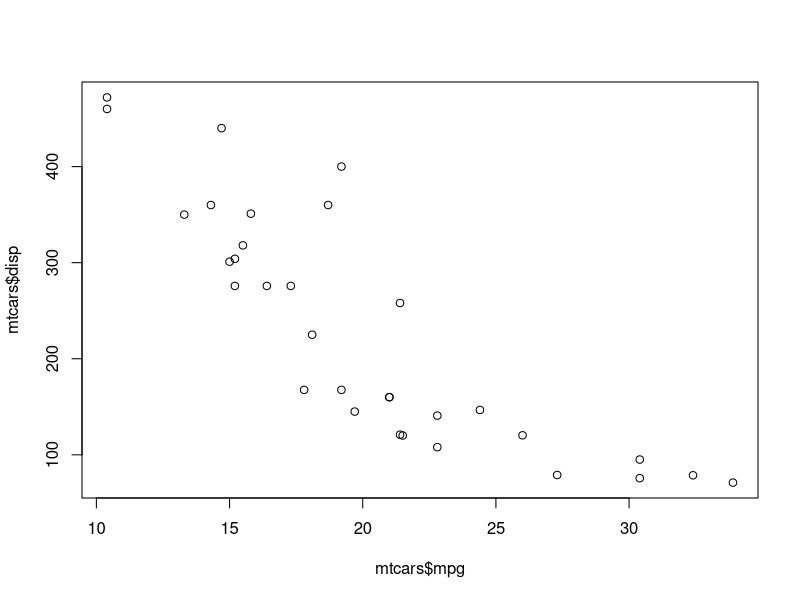
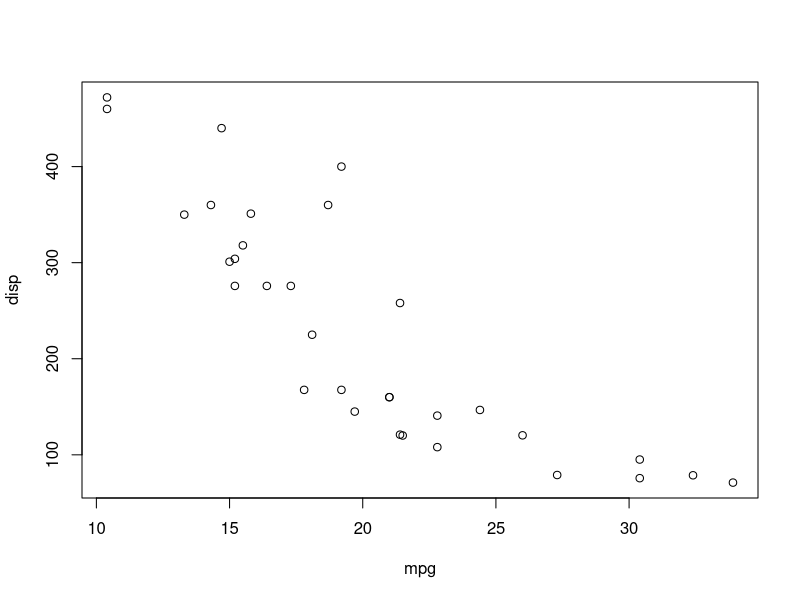
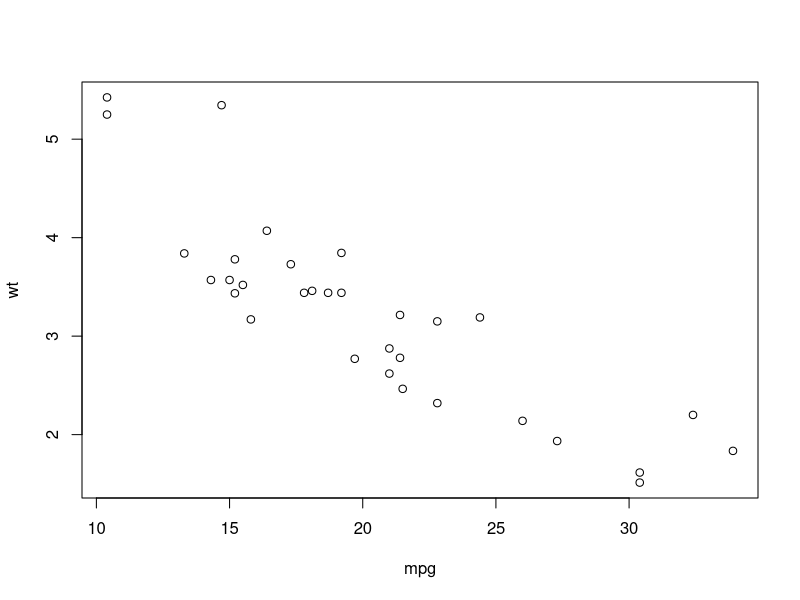
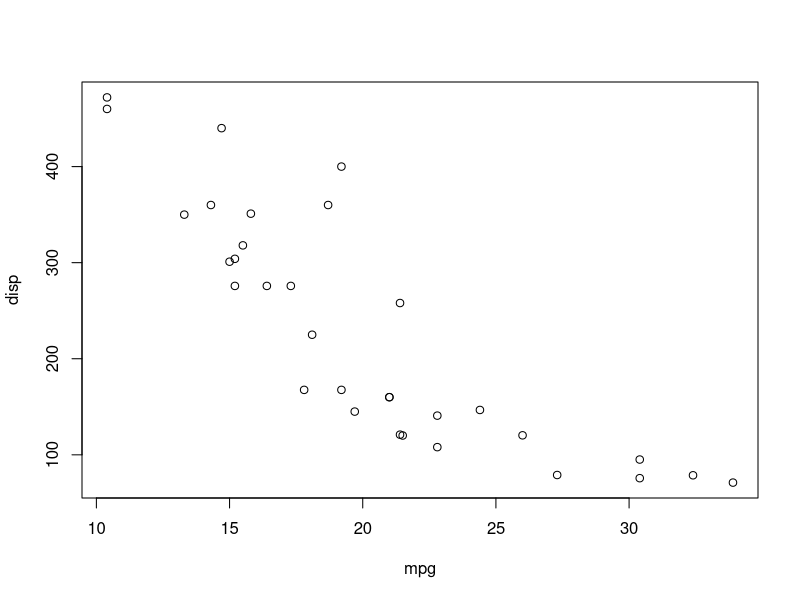
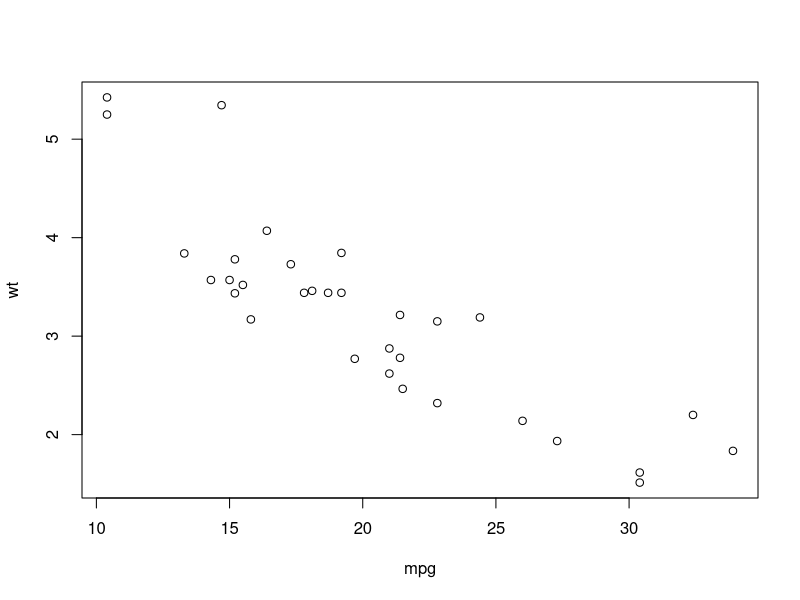

Here is the R script that generated these plots, in order: (Note: this script raises an error after producing the figures.)
aa <- data.frame(a = c(1,2),b=c(3,5),c=c(4,8))

summary(mtcars$mpg)
plot(mtcars$mpg, mtcars$disp)

# detach是可以省略的，但其实它应当被例行地放入代码中
# 在数据框mtcars被绑定（attach）之前，你们的环境中已经有了一个名为mpg的对象。在这种情况下，原始对象将取得优先权
attach(mtcars) 
summary(mpg) 
plot(mpg, disp) 
plot(mpg, wt) 
detach(mtcars)

# 函数with()的局限性在于，赋值仅在此函数的括号内生效
# 如果仅有一条语句（例如summary(mpg)），那么花括号{}可以省略
with(mtcars, { 
  print(summary(mpg)) 
  plot(mpg, disp) 
  plot(mpg, wt) 
})

# 如果你需要创建在with()结构以外存在的对象，使用特殊赋值符<<-替代标准赋值符（<-）即可，它可将对象保存到with()之外的全局环境中
with(mtcars, { 
  nokeepstats <- summary(mpg) 
  keepstats <<- summary(mpg) 
})

# 相对于attach()，多数的R书籍更推荐使用with()。个人认为从根本上说，选择哪一个是自己的偏好问题，并且应当根据你的目的和对于这两个函数含义的理解而定



# ---------------隔-----------------------------
# 函数
length()
dim()
str()
class()
mode()
names()
c()
cbind()
rbind()
object
head()
tail()
ls()
rm()
edit()




